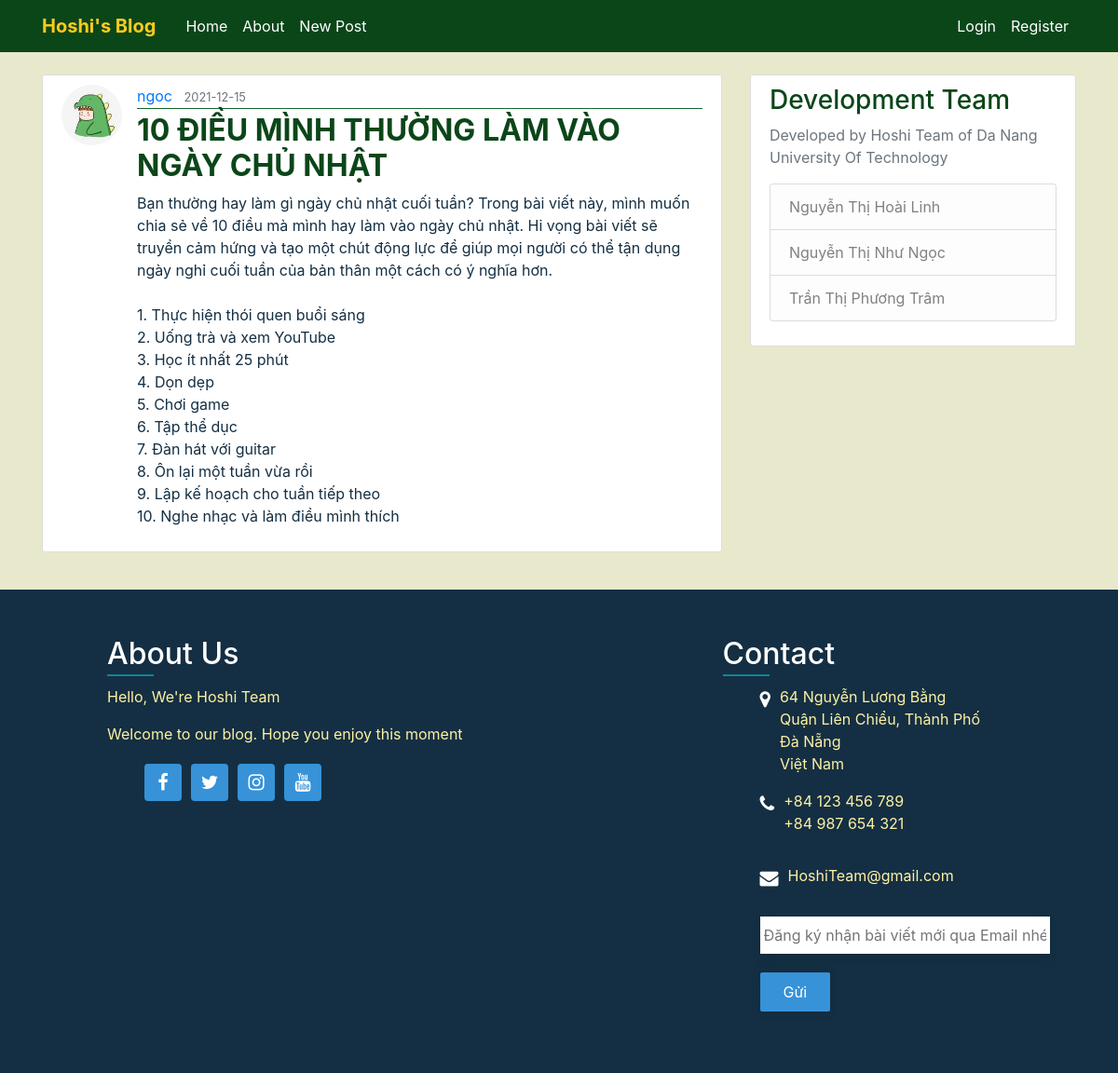
The page /post/30 on the database its author committed.
### FlaskBlog/models.py (models this page shows, shortened)
class User(db.Model, UserMixin):
    id = db.Column(db.Integer, primary_key=True)
    username = db.Column(db.String(20), unique=True, nullable=False)
    email = db.Column(db.String(120), unique=True, nullable=False)
    image_file = db.Column(db.String(20), nullable=False, default='default.png')
    password = db.Column(db.String(60), nullable=False)
    posts = db.relationship('Post', backref='author', lazy=True)

class Post(db.Model):
    id = db.Column(db.Integer, primary_key=True)
    title = db.Column(db.String(100), nullable=False)
    date_posted = db.Column(db.DateTime, nullable=False, default=datetime.utcnow)
    content = db.Column(db.Text, nullable=False)
    user_id = db.Column(db.Integer, db.ForeignKey('user.id'), nullable=False)

### FlaskBlog/routes.py (the view)
@app.route("/post/<int:post_id>")
def post(post_id):
    post = Post.query.get_or_404(post_id)
    return render_template('post.html', title=post.title, post=post)

### FlaskBlog/templates/post.html (shortened to what this page needs)
{% extends "layout.html" %}
{% block content %}
  <article class="media content-section">
    <img class="rounded-circle article-img" src="{{ url_for('static', filename='avatar/' + post.author.image_file) }}">
    <div class="media-body">
      <div class="article-metadata">
        <a class="mr-2" href="#">{{ post.author.username }}</a>
        <small class="text-muted">{{ post.date_posted.strftime('%Y-%m-%d') }}</small>
      </div>
      <h2 class="article-title">{{ post.title }}</h2>
      <p class="article-content">{{ post.content }}</p>
    </div>
  </article>
{% endblock content %}

### FlaskBlog/static/main.css (style rules this page uses)
body { background: #E8E8CC; color: #142F43; margin-top: 5rem; }
h1, h2, h3, h4, h5, h6 { color: #0B4619; }
.content-section { background: #ffffff; padding: 10px 20px; border: 1px solid #dddddd; border-radius: 3px; margin-bottom: 20px; }
.article-title { color: #0B4619; font-weight: bold; }
.article-content { white-space: pre-line; }
.article-img { height: 65px; width: 65px; margin-right: 16px; }
.article-metadata { padding-bottom: 1px; margin-bottom: 4px; border-bottom: 1px solid #116530 }

### rows shown on the page
User: image_file (picture), author.username "ngoc"
Post: date_posted "2021-12-15", title "10 ĐIỀU MÌNH THƯỜNG LÀM VÀO NGÀY CHỦ NHẬT", content "Bạn thường hay làm gì ngày chủ nhật cuối tuần? Trong bài viết này, mình muốn chia sẻ về 10 điều mà mình hay làm vào ngày chủ nhật. Hi vọng bài viết sẽ truyền cảm hứng và tạo một chút động lực để giúp mọi người có thể tận dụng ngày nghỉ cuối tuần của bản thân một cách có ý nghĩa hơn. 1. Thực hiện thói quen buổi sáng 2. Uống trà và xem YouTube 3. Học ít nhất 25 phút 4. Dọn dẹp 5. Chơi game 6. Tập thể dục 7. Đàn hát với guitar 8. Ôn lại một tuần vừa rồi 9. Lập kế hoạch cho tuần tiếp theo 10. Nghe nhạc và làm điều mình thích"
